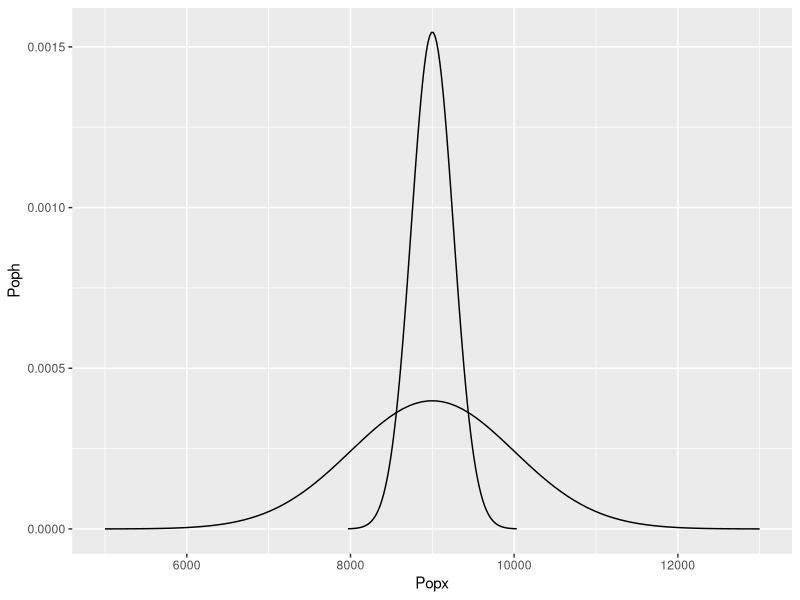

The R source for this figure:
## ---- chunk 1
knitr::opts_chunk$set(echo = TRUE)
## ---- chunk 2
mean = 30.69
sd = 4.31
SE= sd/sqrt(36)
1-pnorm(32,mean = 30.69, sd=SE)
## ---- chunk 3
Z=qnorm(0.95)
mean + Z*SE
mean - Z*SE
## ---- chunk 4
mean = 118.2
sd = 6.5
SE= sd/sqrt(36)
pnorm(100,mean = 118.2, sd=SE)
## ---- chunk 5
Z=qnorm(0.95)
mean + Z*SE
mean - Z*SE
## ---- chunk 6
1-pnorm(10500,9000,1000)
## ---- chunk 7
1000/sqrt(15)
## ---- chunk 8
1-pnorm(10500,9000,258)
## ---- chunk 9
##http://www.statmethods.net/advgraphs/probability.html - took some code from here
mean=9000; sd=1000

Popx <- seq(-4,4,length=100)*sd + mean
Poph <- dnorm(Popx,mean,sd)

mean=9000; sd=258
Samx <- seq(-4,4,length=100)*sd + mean
Samh <- dnorm(Samx,mean,sd)

library(data.table)
bulbdata = as.data.table(cbind(Popx,Poph,Samx,Samh))

library(ggplot2)
ggplot(data=bulbdata, aes(Popx,Poph)) + geom_line() +
geom_line(data=bulbdata, aes(Samx,Samh)) 

